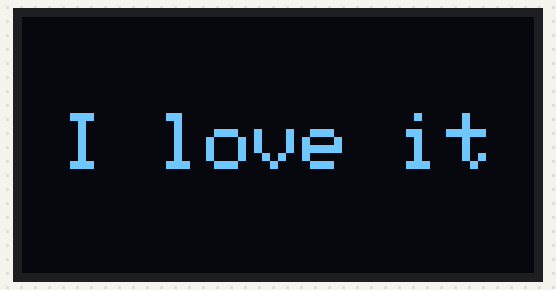
Recording of a sketch running on a simulated Arduino Uno, built with avr-gcc and run on an emulated ATmega328P. Shown: 128×64 one-colour display.

Above: at 1.0 s.
At 5.4 s:
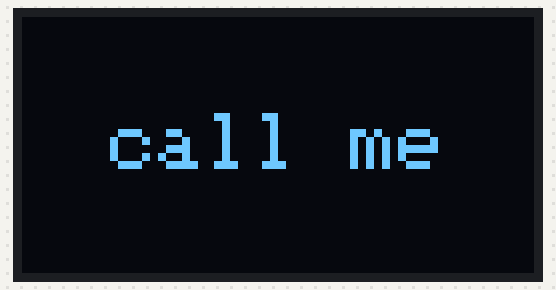
At 9.7 s:
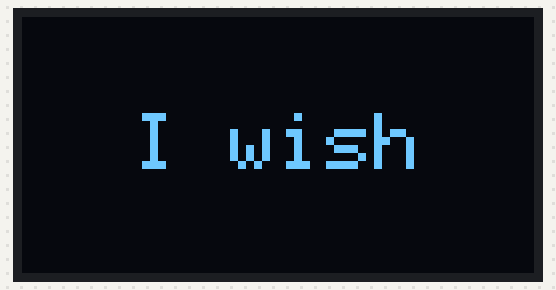
At 18.5 s:
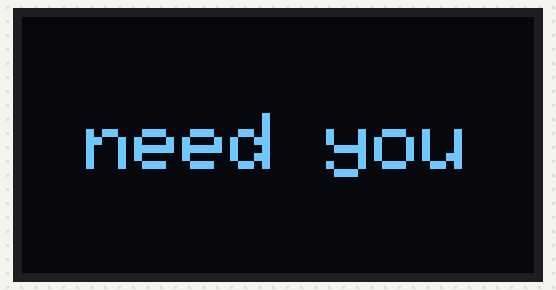
At 28.1 s:
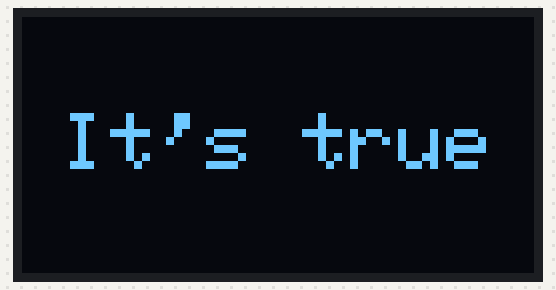
At 37.4 s:
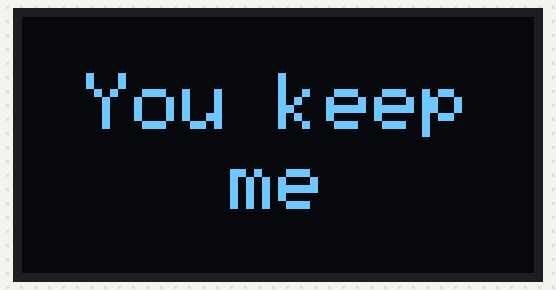

Measured:
- what the display in image 0 shows lasts 1.5 s, from 0.9 s to 2.4 s

The sketch:

oled_lyrics.ino
```cpp
#include <Wire.h>
#include <Adafruit_GFX.h>
#include <Adafruit_SSD1306.h>

#define SCREEN_WIDTH 128
#define SCREEN_HEIGHT 64

Adafruit_SSD1306 display(SCREEN_WIDTH, SCREEN_HEIGHT, &Wire, -1);

struct LyricLine {
  const char* text;
};

LyricLine lyrics[] = {
  { "I love it" },
  { "when you" },
  { "call me" },
  { "senorita" },
  { "I wish" },
  { "I could" },
  { "pretend" },
  { "I didn't" },
  { "need you" },
  { "But every" },
  { "touch is ooh" },
  { "la-la-la" },
  { "It's true" },
  { "la-la-la" },
  { "I should be" },
  { "runnin'" },
  { "You keep me" },
  { "coming for ya" },
};

const int numLines  = sizeof(lyrics) / sizeof(lyrics[0]);
int currentLine     = 0;

#define CHAR_DELAY   80
#define HOLD_DELAY  1400
#define TEXT_SIZE      2
#define CHAR_HEIGHT   16
#define MAX_COLS       9

// Split text into two lines at the last space before MAX_COLS
void splitText(const char* text, char* line1, char* line2) {
  int len = strlen(text);

  if (len <= MAX_COLS) {
    strcpy(line1, text);
    line2[0] = '\0';
    return;
  }

  int splitAt = MAX_COLS;
  for (int i = MAX_COLS; i >= 0; i--) {
    if (text[i] == ' ') { splitAt = i; break; }
  }

  strncpy(line1, text, splitAt);
  line1[splitAt] = '\0';
  strcpy(line2, text + splitAt + 1);
}

// Draw partial text centered on screen
void drawTyping(int idx, int charCount) {
  display.clearDisplay();

  char line1[32], line2[32];
  splitText(lyrics[idx].text, line1, line2);

  bool twoLines = (line2[0] != '\0');

  // Calculate Y positions for centering
  int text1Y, text2Y;
  if (twoLines) {
    text1Y = (SCREEN_HEIGHT - (CHAR_HEIGHT * 2 + 4)) / 2;
    text2Y = text1Y + CHAR_HEIGHT + 4;
  } else {
    text1Y = (SCREEN_HEIGHT - CHAR_HEIGHT) / 2;
    text2Y = -1;
  }

  display.setTextSize(TEXT_SIZE);
  display.setTextColor(SSD1306_WHITE);

  // --- Type line 1 ---
  int line1Len = strlen(line1);
  int show1    = min(charCount, line1Len);

  char partial1[32] = "";
  strncpy(partial1, line1, show1);
  partial1[show1] = '\0';

  // Center horizontally based on the full width of the line
  int16_t bx, by; uint16_t bw, bh;
  display.getTextBounds(line1, 0, 0, &bx, &by, &bw, &bh);
  int text1X = (SCREEN_WIDTH - bw) / 2;

  display.setCursor(text1X, text1Y);
  display.print(partial1);

  // --- Type line 2 ---
  if (twoLines && charCount > line1Len) {
    int show2 = min(charCount - line1Len, (int)strlen(line2));
    char partial2[32] = "";
    strncpy(partial2, line2, show2);
    partial2[show2] = '\0';

    display.getTextBounds(line2, 0, 0, &bx, &by, &bw, &bh);
    int text2X = (SCREEN_WIDTH - bw) / 2;

    display.setCursor(text2X, text2Y);
    display.print(partial2);
  }

  display.display();
}

void setup() {
  display.begin(SSD1306_SWITCHCAPVCC, 0x3C);
  display.clearDisplay();
  display.setTextSize(TEXT_SIZE);
  display.setTextColor(SSD1306_WHITE);
  display.setTextWrap(false);
  display.display();
}

void loop() {
  char line1[32], line2[32];
  splitText(lyrics[currentLine].text, line1, line2);

  int totalChars = strlen(line1) + strlen(line2);

  for (int c = 1; c <= totalChars; c++) {
    drawTyping(currentLine, c);
    delay(CHAR_DELAY);
  }

  delay(HOLD_DELAY);

  currentLine++;
  if (currentLine >= numLines) currentLine = 0;
}
```
